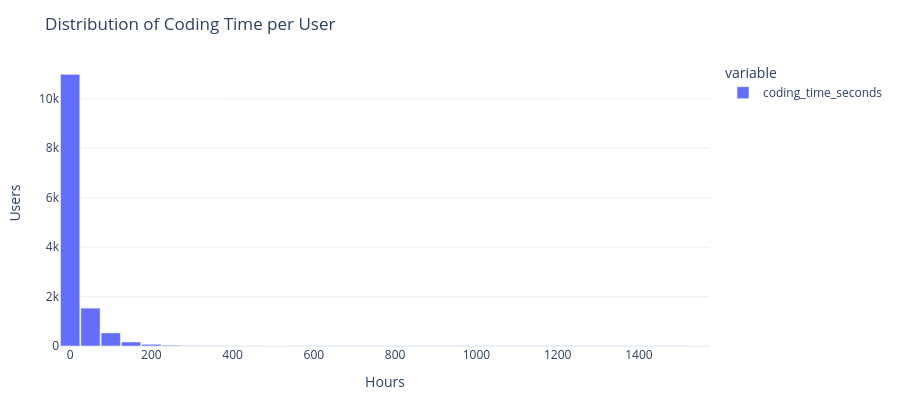

Here is the notebook cell this chart was saved with:
### Markdown cell above
# Distribution of coding time

How is the coding time spread out?

### Code cell
s = pd.to_numeric(df['coding_time_seconds'], errors='coerce') / 3600  # Convert to hours
fig = px.histogram(
    s.dropna(), nbins=40,
    title='Distribution of Coding Time per User',
    labels={'value': 'Hours', 'count': 'Users'},
    color_discrete_sequence=['#636EFA']
)
fig.update_traces(marker_line_color='white', marker_line_width=0.5)
fig.update_layout(bargap=0.05,
                  height=max(DEFAULT_HEIGHT - 20, 400),
                  xaxis_title='Hours', yaxis_title='Users')
fig.show()

save_plotly(fig, name='coding_time_distribution', description='Histogram of coding time per user', friendly_name='Coding Time Distribution')

### Figure 1 — Plotly figure (JSON) as saved in the notebook; plotly's stock layout.template omitted (floating-point values rounded to 4 significant figures; data arrays with more than 128 entries replaced by an {"elided": "..."} marker saying what was removed)
{"data": [{"bingroup": "x", "hovertemplate": "variable=coding_time_seconds<br>Hours=%{x}<br>count=%{y}<extra></extra>", "legendgroup": "coding_time_seconds", "marker": {"color": "#636EFA", "line": {"color": "white", "width": 0.5}, "pattern": {"shape": ""}}, "name": "coding_time_seconds", "nbinsx": 40, "orientation": "v", "showlegend": true, "type": "histogram", "x": {"elided": "13360 float values"}, "xaxis": "x", "yaxis": "y"}], "layout": {"bargap": 0.05, "barmode": "relative", "height": 400, "legend": {"title": {"text": "variable"}, "tracegroupgap": 0}, "title": {"text": "Distribution of Coding Time per User"}, "xaxis": {"anchor": "y", "domain": [0, 1], "title": {"text": "Hours"}}, "yaxis": {"anchor": "x", "domain": [0, 1], "title": {"text": "Users"}}}}
